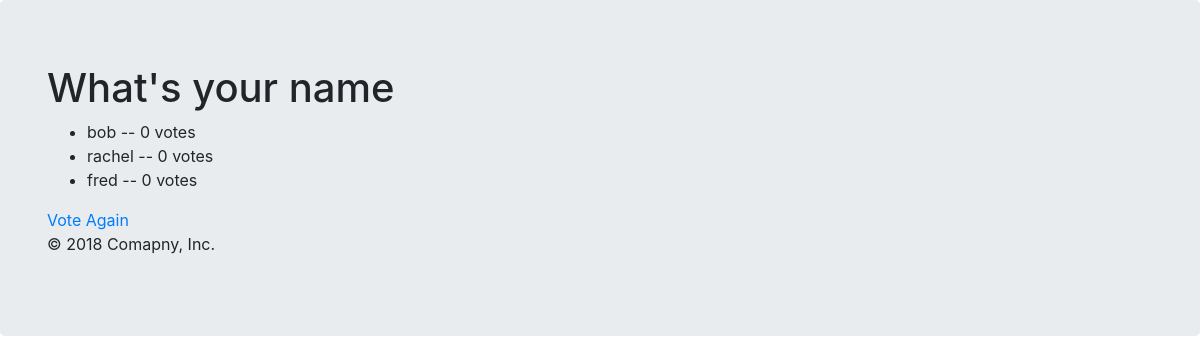
Before: /polls/1/results with the older database file.
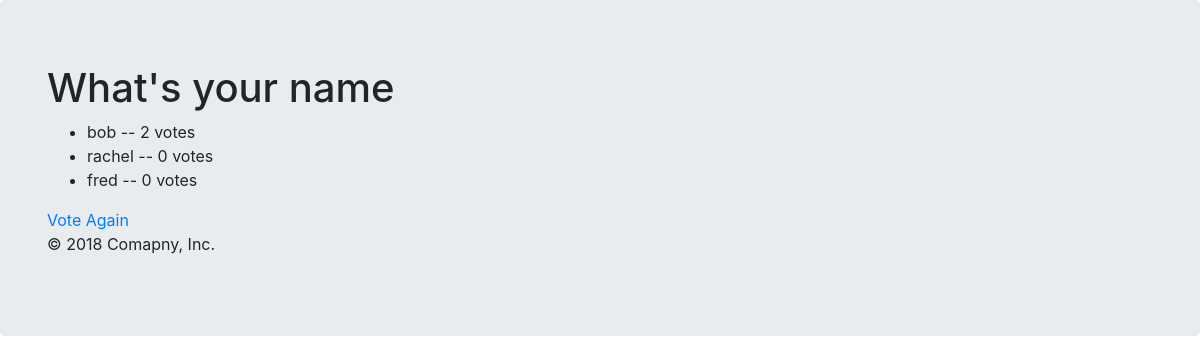
After: the same page with the newer database file.
### polls/models.py (models this page shows, shortened)
class Choice(models.Model):
    choice_text = models.CharField(max_length=200)
    votes = models.IntegerField(default=0)
    question = models.ForeignKey(Question, on_delete=models.CASCADE)

### polls/views.py (the view)
# urls.py: url(r'^(?P<question_id>[0-9]+)/results$', views.results, name="results"),
def results(request, question_id):
    question = get_object_or_404(Question, pk = question_id)
    return render(request, 'polls/results.html', {'question': question})

### polls/templates/polls/results.html
{% extends 'polls/base.html' %}
{% block main_content %}
<h1>{{question.question_text}}</h1>
<ul>
    {% for choice in question.choice_set.all %}
        <li>
            {{choice.choice_text}} -- {{choice.votes}} vote{{choice.votes|pluralize}}
        </li>
    {% endfor %}
</ul>
<a href = "{% url 'polls.detail' question.id %}"> Vote Again</a>
{% endblock %}

Changed rows visible on the page:
changed Choice "bob": votes "0" → "2"
